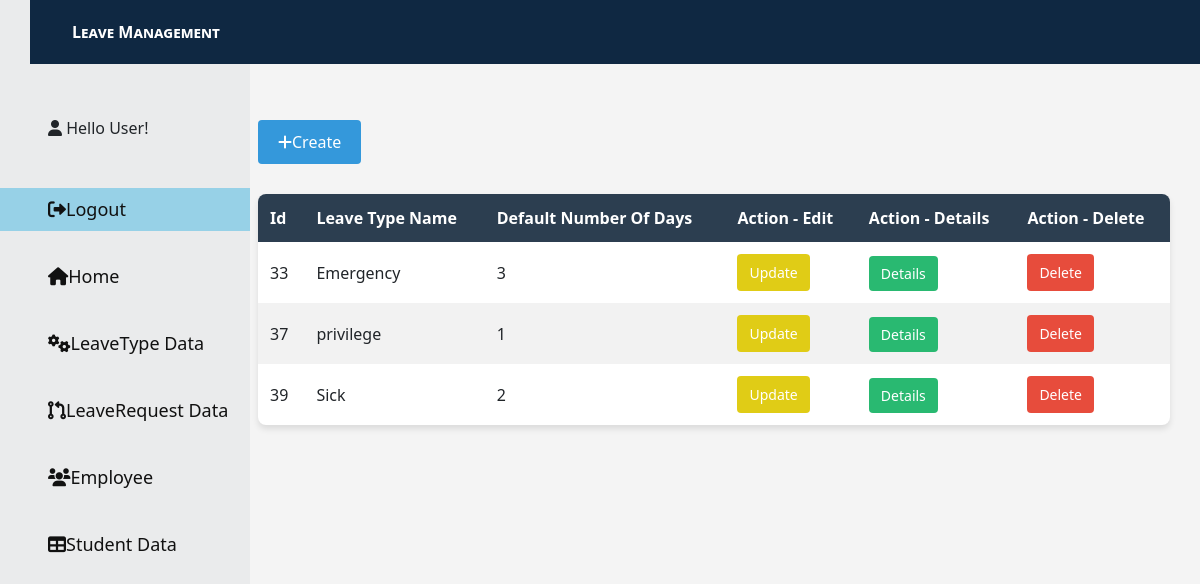
Page /leavetype on the committed database.
### tables this page shows
CREATE TABLE LeaveTypes (
       rowid INTEGER PRIMARY KEY AUTOINCREMENT,
       leavetype TEXT NOT NULL,
       defaultdays TEXT NOT NULL
   );

### app.py (the view)
@app.route('/leavetype')
def leavetype():
    con = sqlite3.connect("database.db")
    con.row_factory = sqlite3.Row
    cur = con.cursor()
    cur.execute("SELECT rowid, * FROM LeaveTypes")
    rows = cur.fetchall()
    con.close()
    return render_template("leavetype.html",rows=rows)

### templates/leavetype.html (shortened to what this page needs)
<!DOCTYPE html>
<html lang="en">
<head>
    <link href="https://stackpath.bootstrapcdn.com/bootstrap/4.5.2/css/bootstrap.min.css" rel="stylesheet">
</head>
<body>
    {% include 'dashboard.html' %}
    <div class="create-btn">
        <a href="{{ url_for('enternewleave') }}"><i class="fa-solid fa-plus"></i>Create</a>
    </div>
    <table>
        <thead>
            <tr>
                <th>Id</th>
                <th>Leave Type Name</th>
                <th>Default Number Of Days</th>
                <th>Action - Edit</th>
                <th>Action - Details</th>
                <th>Action - Delete</th>
            </tr>
        </thead>
        <tbody>
            {% for row in rows %}
            <tr>
                <td>{{ row["rowid"] }}</td>
                <td>{{ row["leavetype"] }}</td>
                <td>{{ row["defaultdays"] }}</td>
                <td>
                    <form action="{{ url_for('editleave') }}" method="POST">
                        <button type="submit" class="action-btn edit-btn">Update</button>
                    </form>
                </td>
                <td>
                    <a href="{{ url_for('leavetype_details', id=row['rowid']) }}"
                        class="action-btn details-btn">Details</a>
                </td>
                <td>
                    <button type="button" class="action-btn delete-btn" data-toggle="modal"
                        data-target="#deleteModal{{ row['rowid'] }}">
                        Delete
                    </button>
                </td>
            </tr>
            {% endfor %}
        </tbody>
    </table>
</body>
</html>

### templates/leavetype.html (style rules this page uses)
body { font-family: 'Segoe UI', Tahoma, Geneva, Verdana, sans-serif; background-color: #f4f4f4; margin: 0; padding: 30px; }
table { width: 80%; border-collapse: collapse; margin-top: 30px; margin-left: 20%; border-radius: 8px; overflow: hidden; box-shadow: 0 4px 6px rgba(0, 0, 0, 0.1); background-color: #fff; }
th, td { padding: 12px; text-align: left; }
th { background-color: #2c3e50; color: #fff; }
tr:nth-child(even) { background-color: #f2f2f2; }
.action-btn { padding: 8px 12px; border: none; border-radius: 4px; cursor: pointer; transition: background-color 0.3s ease; font-size: 14px; }
.edit-btn { background-color: rgb(224, 204, 22); color: #fff; }
.delete-btn { background-color: #e74c3c; color: #fff; }
.create-btn { margin-bottom: 20px; text-align: left; margin-left: 20%; }
.create-btn a { display: inline-block; padding: 10px 20px; background-color: #3498db; color: #fff; border-radius: 4px; text-decoration: none; transition: background-color 0.3s; }
.details-btn { background-color: #29b971; color: #fff; }

### rows in the picture
LeaveTypes: rowid "33", leavetype "Emergency", defaultdays "3"
LeaveTypes: rowid "37", leavetype "privilege", defaultdays "1"
LeaveTypes: rowid "39", leavetype "Sick", defaultdays "2"

### other values in the picture
{{ "Hello User!" }} "Hello User!"
